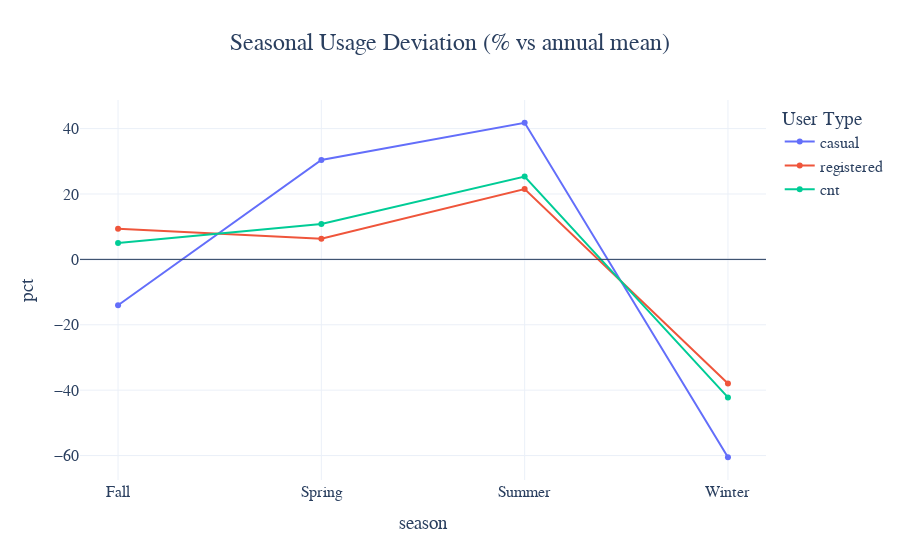
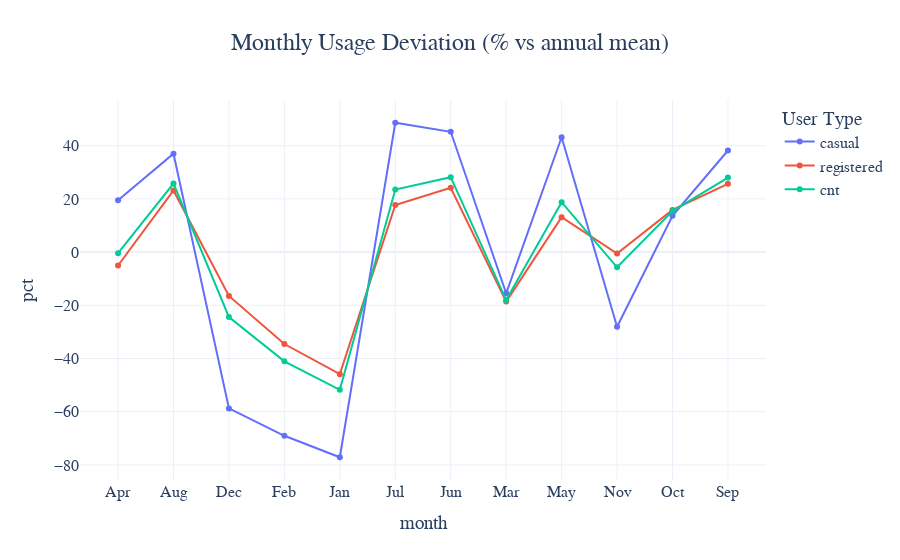
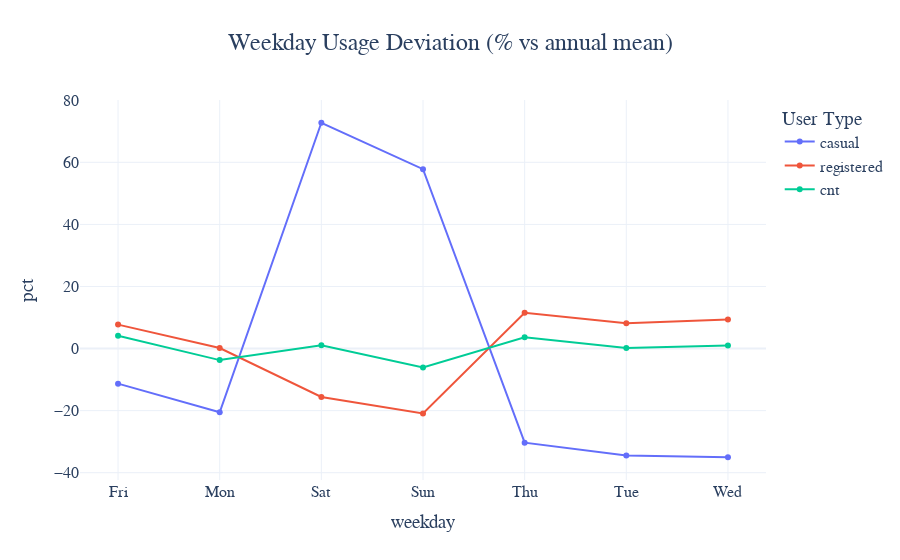
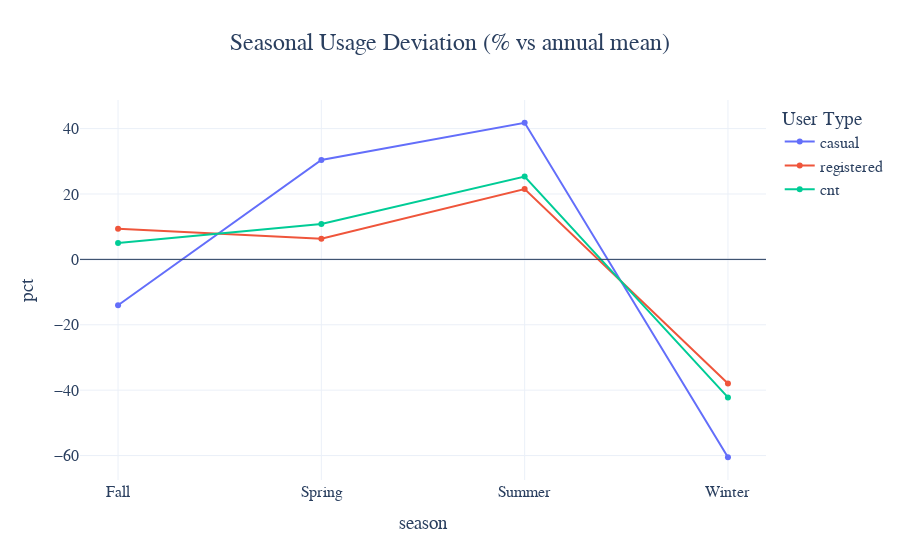

Notebook cell for these charts, in order:
### Code cell
fig5 = px.line(pct_season, x='season', y='pct', color='user_type', markers=True,
               title="Seasonal Usage Deviation (% vs annual mean)")
fig6 = px.line(pct_month, x='month', y='pct', color='user_type', markers=True,
               title="Monthly Usage Deviation (% vs annual mean)")
fig7 = px.line(pct_day, x='weekday', y='pct', color='user_type', markers=True,
               title="Weekday Usage Deviation (% vs annual mean)")
# pct_season
# set_fig_and_show(pct_season,x="season",
#                  y=["pct"],
#                  plot_title="Seasonal Usage Deviation (% vs annual mean)",
#                  x_label='Season',
#                  y_label='pct',
#                  lagend= "User Type"
#                  )

# # pct_month
# set_fig_and_show(pct_month,x="month",
#                  y=["pct"],
#                  plot_title="Monthly Usage Deviation (% vs annual mean)",
#                  x_label='Month',
#                  y_label='pct',
#                  lagend= "User Type"
#                  )
# #pct_day
# set_fig_and_show(pct_day,x="weekday",
#                  y=["pct"],
#                  plot_title="Day Usage Deviation (% vs annual mean)",
#                  x_label='Month',
#                  y_label='pct',
#                  lagend= "User Type"
#                  )

# Add a 0% reference line
for f in [fig5, fig6, fig7]:
    f.add_hline(y=0, line_width=1)
    set_fig_layout(fig5)
    fig5.write_html( "Seasonal Usage Deviation (% vs annual mean).html")
    set_fig_layout(fig6)
    fig6.write_html( "Monthly Usage Deviation (% vs annual mean).html")
    set_fig_layout(fig7)
    fig7.write_html( "Weekday Usage Deviation (% vs annual mean).html")

### Figure 1 — Plotly figure (JSON) as saved in the notebook; plotly's stock layout.template omitted (floating-point values rounded to 4 significant figures)
{"data": [{"hovertemplate": "user_type=casual<br>season=%{x}<br>pct=%{y}<extra></extra>", "legendgroup": "casual", "line": {"color": "#636efa", "dash": "solid"}, "marker": {"symbol": "circle"}, "mode": "lines+markers", "name": "casual", "orientation": "v", "showlegend": true, "type": "scatter", "x": ["Fall", "Spring", "Summer", "Winter"], "xaxis": "x", "y": [-14.04, 30.41, 41.79, -60.52], "yaxis": "y"}, {"hovertemplate": "user_type=registered<br>season=%{x}<br>pct=%{y}<extra></extra>", "legendgroup": "registered", "line": {"color": "#EF553B", "dash": "solid"}, "marker": {"symbol": "circle"}, "mode": "lines+markers", "name": "registered", "orientation": "v", "showlegend": true, "type": "scatter", "x": ["Fall", "Spring", "Summer", "Winter"], "xaxis": "x", "y": [9.387, 6.301, 21.49, -37.96], "yaxis": "y"}, {"hovertemplate": "user_type=cnt<br>season=%{x}<br>pct=%{y}<extra></extra>", "legendgroup": "cnt", "line": {"color": "#00cc96", "dash": "solid"}, "marker": {"symbol": "circle"}, "mode": "lines+markers", "name": "cnt", "orientation": "v", "showlegend": true, "type": "scatter", "x": ["Fall", "Spring", "Summer", "Winter"], "xaxis": "x", "y": [4.976, 10.84, 25.32, -42.21], "yaxis": "y"}], "layout": {"font": {"family": "Times New Roman", "size": 16}, "legend": {"title": {"text": "User Type"}, "tracegroupgap": 0}, "shapes": [{"line": {"width": 1}, "type": "line", "x0": 0, "x1": 1, "xref": "x domain", "y0": 0, "y1": 0, "yref": "y"}], "title": {"font": {"size": 24}, "text": "Seasonal Usage Deviation (% vs annual mean)", "x": 0.5}, "xaxis": {"anchor": "y", "domain": [0, 1], "title": {"text": "season"}}, "yaxis": {"anchor": "x", "domain": [0, 1], "title": {"text": "pct"}}}}

### Figure 2 — Plotly figure (JSON) as saved in the notebook; plotly's stock layout.template omitted (floating-point values rounded to 4 significant figures)
{"data": [{"hovertemplate": "user_type=casual<br>month=%{x}<br>pct=%{y}<extra></extra>", "legendgroup": "casual", "line": {"color": "#636efa", "dash": "solid"}, "marker": {"symbol": "circle"}, "mode": "lines+markers", "name": "casual", "orientation": "v", "showlegend": true, "type": "scatter", "x": ["Apr", "Aug", "Dec", "Feb", "Jan", "Jul", "Jun", "Mar", "May", "Nov", "Oct", "Sep"], "xaxis": "x", "y": [19.48, 36.99, -58.75, -69.05, -77.12, 48.63, 45.23, -15.48, 43.16, -28.07, 13.64, 38.19], "yaxis": "y"}, {"hovertemplate": "user_type=registered<br>month=%{x}<br>pct=%{y}<extra></extra>", "legendgroup": "registered", "line": {"color": "#EF553B", "dash": "solid"}, "marker": {"symbol": "circle"}, "mode": "lines+markers", "name": "registered", "orientation": "v", "showlegend": true, "type": "scatter", "x": ["Apr", "Aug", "Dec", "Feb", "Jan", "Jul", "Jun", "Mar", "May", "Nov", "Oct", "Sep"], "xaxis": "x", "y": [-5.042, 23.16, -16.47, -34.55, -45.88, 17.7, 24.2, -18.61, 13.12, -0.5127, 15.85, 25.67], "yaxis": "y"}, {"hovertemplate": "user_type=cnt<br>month=%{x}<br>pct=%{y}<extra></extra>", "legendgroup": "cnt", "line": {"color": "#00cc96", "dash": "solid"}, "marker": {"symbol": "circle"}, "mode": "lines+markers", "name": "cnt", "orientation": "v", "showlegend": true, "type": "scatter", "x": ["Apr", "Aug", "Dec", "Feb", "Jan", "Jul", "Jun", "Mar", "May", "Nov", "Oct", "Sep"], "xaxis": "x", "y": [-0.425, 25.76, -24.43, -41.05, -51.76, 23.53, 28.16, -18.02, 18.78, -5.703, 15.43, 28.03], "yaxis": "y"}], "layout": {"font": {"family": "Times New Roman", "size": 16}, "legend": {"title": {"text": "User Type"}, "tracegroupgap": 0}, "title": {"font": {"size": 24}, "text": "Monthly Usage Deviation (% vs annual mean)", "x": 0.5}, "xaxis": {"anchor": "y", "domain": [0, 1], "title": {"text": "month"}}, "yaxis": {"anchor": "x", "domain": [0, 1], "title": {"text": "pct"}}}}

### Figure 3 — Plotly figure (JSON) as saved in the notebook; plotly's stock layout.template omitted (floating-point values rounded to 4 significant figures)
{"data": [{"hovertemplate": "user_type=casual<br>weekday=%{x}<br>pct=%{y}<extra></extra>", "legendgroup": "casual", "line": {"color": "#636efa", "dash": "solid"}, "marker": {"symbol": "circle"}, "mode": "lines+markers", "name": "casual", "orientation": "v", "showlegend": true, "type": "scatter", "x": ["Fri", "Mon", "Sat", "Sun", "Thu", "Tue", "Wed"], "xaxis": "x", "y": [-11.3, -20.53, 72.75, 57.79, -30.32, -34.43, -35.02], "yaxis": "y"}, {"hovertemplate": "user_type=registered<br>weekday=%{x}<br>pct=%{y}<extra></extra>", "legendgroup": "registered", "line": {"color": "#EF553B", "dash": "solid"}, "marker": {"symbol": "circle"}, "mode": "lines+markers", "name": "registered", "orientation": "v", "showlegend": true, "type": "scatter", "x": ["Fri", "Mon", "Sat", "Sun", "Thu", "Tue", "Wed"], "xaxis": "x", "y": [7.717, 0.1807, -15.61, -20.93, 11.5, 8.168, 9.332], "yaxis": "y"}, {"hovertemplate": "user_type=cnt<br>weekday=%{x}<br>pct=%{y}<extra></extra>", "legendgroup": "cnt", "line": {"color": "#00cc96", "dash": "solid"}, "marker": {"symbol": "circle"}, "mode": "lines+markers", "name": "cnt", "orientation": "v", "showlegend": true, "type": "scatter", "x": ["Fri", "Mon", "Sat", "Sun", "Thu", "Tue", "Wed"], "xaxis": "x", "y": [4.135, -3.718, 1.028, -6.11, 3.624, 0.147, 0.9802], "yaxis": "y"}], "layout": {"font": {"family": "Times New Roman", "size": 16}, "legend": {"title": {"text": "User Type"}, "tracegroupgap": 0}, "title": {"font": {"size": 24}, "text": "Weekday Usage Deviation (% vs annual mean)", "x": 0.5}, "xaxis": {"anchor": "y", "domain": [0, 1], "title": {"text": "weekday"}}, "yaxis": {"anchor": "x", "domain": [0, 1], "title": {"text": "pct"}}}}

### Figure 4 — Plotly figure (JSON) as saved in the notebook; plotly's stock layout.template omitted (floating-point values rounded to 4 significant figures)
{"data": [{"hovertemplate": "user_type=casual<br>season=%{x}<br>pct=%{y}<extra></extra>", "legendgroup": "casual", "line": {"color": "#636efa", "dash": "solid"}, "marker": {"symbol": "circle"}, "mode": "lines+markers", "name": "casual", "orientation": "v", "showlegend": true, "type": "scatter", "x": ["Fall", "Spring", "Summer", "Winter"], "xaxis": "x", "y": [-14.04, 30.41, 41.79, -60.52], "yaxis": "y"}, {"hovertemplate": "user_type=registered<br>season=%{x}<br>pct=%{y}<extra></extra>", "legendgroup": "registered", "line": {"color": "#EF553B", "dash": "solid"}, "marker": {"symbol": "circle"}, "mode": "lines+markers", "name": "registered", "orientation": "v", "showlegend": true, "type": "scatter", "x": ["Fall", "Spring", "Summer", "Winter"], "xaxis": "x", "y": [9.387, 6.301, 21.49, -37.96], "yaxis": "y"}, {"hovertemplate": "user_type=cnt<br>season=%{x}<br>pct=%{y}<extra></extra>", "legendgroup": "cnt", "line": {"color": "#00cc96", "dash": "solid"}, "marker": {"symbol": "circle"}, "mode": "lines+markers", "name": "cnt", "orientation": "v", "showlegend": true, "type": "scatter", "x": ["Fall", "Spring", "Summer", "Winter"], "xaxis": "x", "y": [4.976, 10.84, 25.32, -42.21], "yaxis": "y"}], "layout": {"font": {"family": "Times New Roman", "size": 16}, "legend": {"title": {"text": "User Type"}, "tracegroupgap": 0}, "shapes": [{"line": {"width": 1}, "type": "line", "x0": 0, "x1": 1, "xref": "x domain", "y0": 0, "y1": 0, "yref": "y"}], "title": {"font": {"size": 24}, "text": "Seasonal Usage Deviation (% vs annual mean)", "x": 0.5}, "xaxis": {"anchor": "y", "domain": [0, 1], "title": {"text": "season"}}, "yaxis": {"anchor": "x", "domain": [0, 1], "title": {"text": "pct"}}}}
